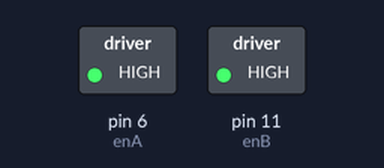
Bench run of a sketch on a simulated Arduino Uno, built with avr-gcc and run on an emulated ATmega328P. Parts: switched loads named in the sketch (green lamp = pin HIGH).

Above: at 0.1 s.
Timing chart, 0 to 1.6 s (numbered marks = the images above):
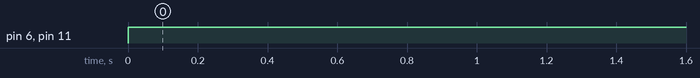

The sketch:

movement_check.ino
```cpp
//motor connections
int enA = 6;
int in1 = 3;
int in2 = 5;
int enB = 11;
int in3 = 10;
int in4 = 9;
int i = 255;
void setup() {
  // put your setup code here, to run once:
pinMode(enA,INPUT);
pinMode(in1,INPUT);
pinMode(in2,INPUT);
pinMode(enB,INPUT);
pinMode(in3,INPUT);
pinMode(in4,INPUT);
}

void loop() {
  // put your main code here, to run repeatedly:

analogWrite(enA,i);

analogWrite(enB,i);
digitalWrite(in1,HIGH);
digitalWrite(in2,LOW);
digitalWrite(in3,HIGH);
digitalWrite(in4,LOW);


}
```

Measured:
- by itself, pin 6 (enA), pin 11 (enB): LOW → HIGH at 0.00 s
